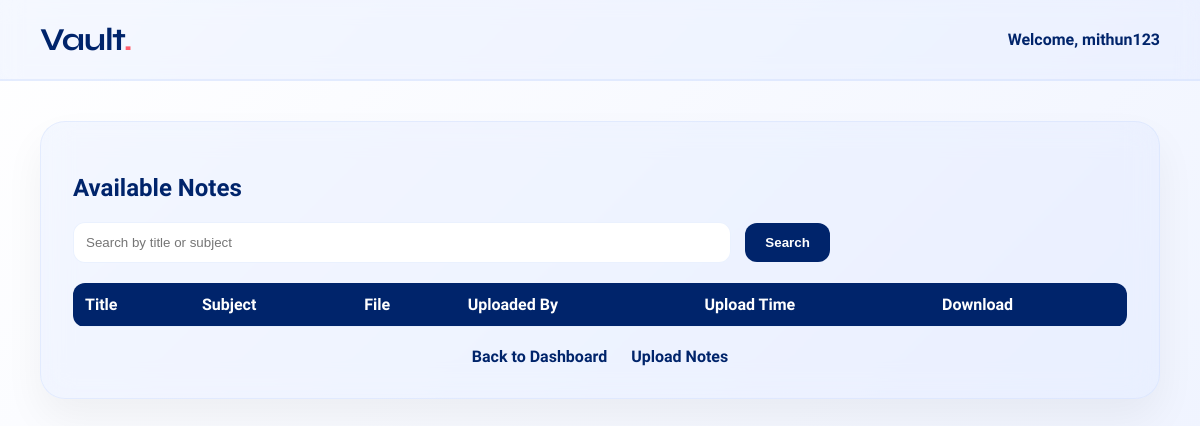
The app's page /view (signed in), older data.
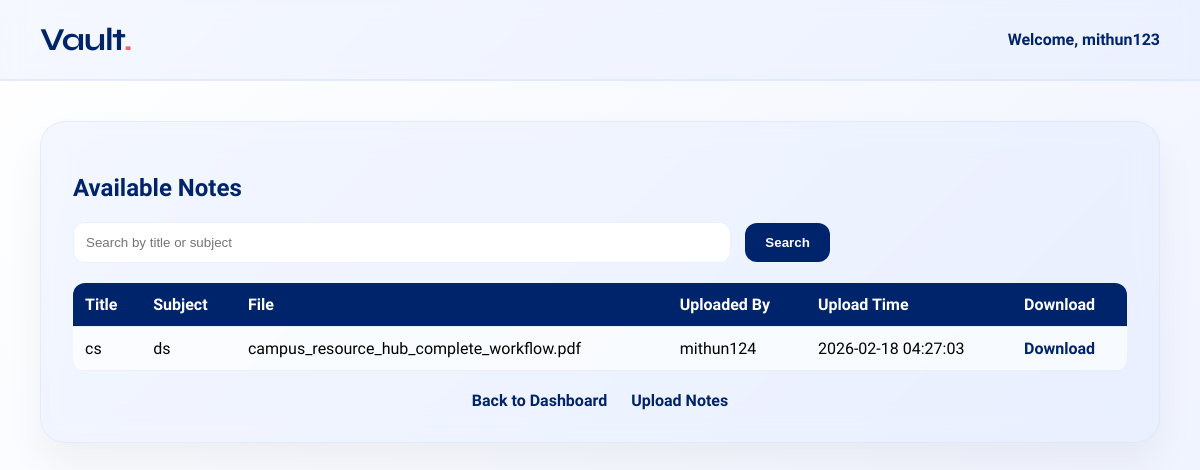
The same page, newer data.
### tables this page shows
CREATE TABLE notes (
        id INTEGER PRIMARY KEY AUTOINCREMENT,
        title TEXT NOT NULL,
        subject TEXT NOT NULL,
        original_filename TEXT NOT NULL,
        stored_filename TEXT UNIQUE NOT NULL,
        uploaded_by TEXT NOT NULL,
        upload_time TIMESTAMP DEFAULT CURRENT_TIMESTAMP
    );

### app.py (the view)
@app.route("/view")
def view():
    if "username" not in session:
        return redirect("/login")
    conn = sqlite3.connect("database.db")
    cursor = conn.cursor()
    cursor.execute("""
        SELECT id, title, subject, original_filename, stored_filename, uploaded_by, upload_time
        FROM notes
        ORDER BY upload_time DESC
    """)
    notes = cursor.fetchall()
    conn.close()
    return render_template("view.html", notes=notes)

### templates/view.html (shortened to what this page needs)
<!DOCTYPE html>
<html>
<head>
</head>
<body>
    <div class="header">
        <h1 class="brand-title">Vault<span>.</span></h1>
        <span class="welcome">Welcome, {{ session.username }}</span>
    </div>
    <div class="view-card">
        <h2>Available Notes</h2>
        <div class="search-box">
            <form action="/search" method="GET">
                <input type="text" name="query" placeholder="Search by title or subject" required>
                <button type="submit">Search</button>
            </form>
        </div>
        <table>
            <tr>
                <th>Title</th>
                <th>Subject</th>
                <th>File</th>
                <th>Uploaded By</th>
                <th>Upload Time</th>
                <th>Download</th>
            </tr>
            {% for note in notes %}
            <tr>
                <td>{{ note[1] }}</td>
                <td>{{ note[2] }}</td>
                <td>{{ note[3] }}</td>
                <td>{{ note[5] }}</td>
                <td>{{ note[6] }}</td>
                <td><a href="/download/{{ note[4] }}">Download</a></td>
            </tr>
            {% endfor %}
        </table>
        <div class="links">
            <a href="/">Back to Dashboard</a>
            <a href="/upload">Upload Notes</a>
        </div>
    </div>
</body>
</html>

### templates/view.html (style rules this page uses)
:root { --deep-blue: #00246B; --sky-blue: #CADCFC; --glass-bg: rgba(202, 220, 252, 0.2); --glass-border: rgba(202, 220, 252, 0.4); --accent: #FF5E6C; }
body { background: linear-gradient(135deg, #ffffff 0%, #f0f4ff 100%); font-family: 'Plus Jakarta Sans', sans-serif; margin: 0; padding: 0; }
.header { background: var(--glass-bg); backdrop-filter: blur(10px); -webkit-backdrop-filter: blur(10px); border-bottom: 2px solid var(--glass-border); padding: 20px 40px; display: flex; justify-content: space-between; align-items: center; }
.brand-title { font-family: 'Syne', sans-serif; font-size: 2rem; color: var(--deep-blue); margin: 0; letter-spacing: -1px; }
.brand-title span { color: var(--accent); }
.welcome { font-size: 1rem; color: var(--deep-blue); font-weight: 600; }
.view-card { background: var(--glass-bg); backdrop-filter: blur(15px); -webkit-backdrop-filter: blur(15px); border: 1px solid var(--glass-border); padding: 2rem; border-radius: 25px; box-shadow: 0 20px 40px rgba(0,0,0,0.05); margin: 40px; }
h2 { color: var(--deep-blue); margin-bottom: 20px; }
.search-box { margin-bottom: 20px; }
.search-box input { padding: 12px; width: 60%; border: 1px solid var(--glass-border); border-radius: 12px; outline: none; }
.search-box button { padding: 12px 20px; background: var(--deep-blue); color: white; border: none; border-radius: 12px; margin-left: 10px; cursor: pointer; font-weight: 600; }
table { width: 100%; border-collapse: collapse; margin-top: 20px; background: rgba(255,255,255,0.6); border-radius: 12px; overflow: hidden; }
th, td { padding: 12px; text-align: left; border-bottom: 1px solid var(--glass-border); }
th { background: var(--deep-blue); color: white; }
a { color: var(--deep-blue); font-weight: 600; text-decoration: none; }
.links { margin-top: 20px; text-align: center; }
.links a { color: var(--deep-blue); text-decoration: none; font-weight: 600; margin: 0 10px; }

Row changes from the older to the newer data that the page shows:
added notes: title "cs", subject "ds", original_filename "campus_resource_hub_complete_workflow.pdf", uploaded_by "mithun124", upload_time "2026-02-18 04:27:03"
